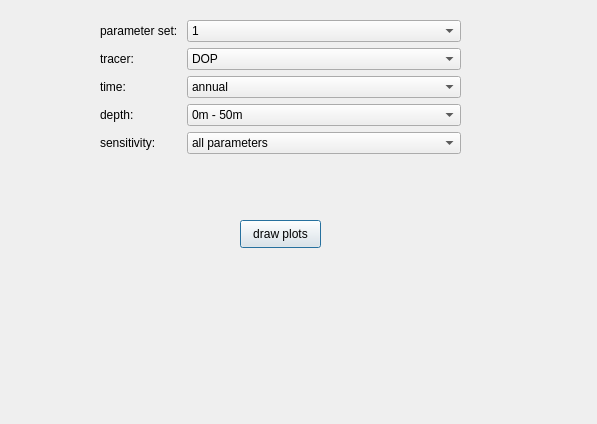
<?xml version="1.0" encoding="UTF-8"?>
<ui version="4.0">
 <class>Dialog</class>
 <widget class="QDialog" name="Dialog">
  <property name="geometry">
   <rect>
    <x>0</x>
    <y>0</y>
    <width>597</width>
    <height>424</height>
   </rect>
  </property>
  <property name="windowTitle">
   <string>Dialog</string>
  </property>
  <widget class="QPushButton" name="pushButton">
   <property name="geometry">
    <rect>
     <x>240</x>
     <y>220</y>
     <width>81</width>
     <height>28</height>
    </rect>
   </property>
   <property name="text">
    <string>draw plots</string>
   </property>
  </widget>
  <widget class="QWidget" name="formLayoutWidget">
   <property name="geometry">
    <rect>
     <x>100</x>
     <y>20</y>
     <width>361</width>
     <height>193</height>
    </rect>
   </property>
   <layout class="QFormLayout" name="formLayout">
    <property name="fieldGrowthPolicy">
     <enum>QFormLayout::AllNonFixedFieldsGrow</enum>
    </property>
    <item row="1" column="0">
     <widget class="QLabel" name="label">
      <property name="text">
       <string>parameter set: </string>
      </property>
     </widget>
    </item>
    <item row="1" column="1">
     <widget class="QComboBox" name="comboBox">
      <item>
       <property name="text">
        <string>1</string>
       </property>
      </item>
      <item>
       <property name="text">
        <string>2</string>
       </property>
      </item>
      <item>
       <property name="text">
        <string>3</string>
       </property>
      </item>
     </widget>
    </item>
    <item row="2" column="0">
     <widget class="QLabel" name="label_2">
      <property name="text">
       <string>tracer: </string>
      </property>
     </widget>
    </item>
    <item row="2" column="1">
     <widget class="QComboBox" name="comboBox_2">
      <item>
       <property name="text">
        <string>DOP</string>
       </property>
      </item>
      <item>
       <property name="text">
        <string>PO4</string>
       </property>
      </item>
     </widget>
    </item>
    <item row="3" column="0">
     <widget class="QLabel" name="label_3">
      <property name="text">
       <string>time: </string>
      </property>
     </widget>
    </item>
    <item row="3" column="1">
     <widget class="QComboBox" name="comboBox_3">
      <item>
       <property name="text">
        <string>annual</string>
       </property>
      </item>
      <item>
       <property name="text">
        <string>January</string>
       </property>
      </item>
      <item>
       <property name="text">
        <string>February</string>
       </property>
      </item>
      <item>
       <property name="text">
        <string>March</string>
       </property>
      </item>
      <item>
       <property name="text">
        <string>April</string>
       </property>
      </item>
      <item>
       <property name="text">
        <string>May</string>
       </property>
      </item>
      <item>
       <property name="text">
        <string>June</string>
       </property>
      </item>
      <item>
       <property name="text">
        <string>July</string>
       </property>
      </item>
      <item>
       <property name="text">
        <string>August</string>
       </property>
      </item>
      <item>
       <property name="text">
        <string>September</string>
       </property>
      </item>
      <item>
       <property name="text">
        <string>October</string>
       </property>
      </item>
      <item>
       <property name="text">
        <string>November</string>
       </property>
      </item>
      <item>
       <property name="text">
        <string>December</string>
       </property>
      </item>
     </widget>
    </item>
    <item row="4" column="0">
     <widget class="QLabel" name="label_4">
      <property name="text">
       <string>depth: </string>
      </property>
     </widget>
    </item>
    <item row="4" column="1">
     <widget class="QComboBox" name="comboBox_4">
      <item>
       <property name="text">
        <string>0m - 50m</string>
       </property>
      </item>
      <item>
       <property name="text">
        <string>50m - 120m</string>
       </property>
      </item>
      <item>
       <property name="text">
        <string>120m - 220m</string>
       </property>
      </item>
      <item>
       <property name="text">
        <string>220m - 360m</string>
       </property>
      </item>
      <item>
       <property name="text">
        <string>360m - 550m</string>
       </property>
      </item>
      <item>
       <property name="text">
        <string>550m - 790m</string>
       </property>
      </item>
      <item>
       <property name="text">
        <string>790m - 1080m</string>
       </property>
      </item>
      <item>
       <property name="text">
        <string>1080m - 1420m</string>
       </property>
      </item>
      <item>
       <property name="text">
        <string>1420m - 1810m</string>
       </property>
      </item>
      <item>
       <property name="text">
        <string>1810m - 2250m</string>
       </property>
      </item>
      <item>
       <property name="text">
        <string>2250m - 2740m</string>
       </property>
      </item>
      <item>
       <property name="text">
        <string>2740m - 3280m</string>
       </property>
      </item>
      <item>
       <property name="text">
        <string>3280m - 3870m</string>
       </property>
      </item>
      <item>
       <property name="text">
        <string>3870m - 4510m</string>
       </property>
      </item>
      <item>
       <property name="text">
        <string>4510m - 5200m</string>
       </property>
      </item>
     </widget>
    </item>
    <item row="5" column="0">
     <widget class="QLabel" name="label_5">
      <property name="text">
       <string>sensitivity: </string>
      </property>
     </widget>
    </item>
    <item row="5" column="1">
     <widget class="QComboBox" name="comboBox_5">
      <item>
       <property name="text">
        <string>all parameters</string>
       </property>
      </item>
      <item>
       <property name="text">
        <string>Lambda: remineralization rate DOP</string>
       </property>
      </item>
      <item>
       <property name="text">
        <string>Alpha: max production rate</string>
       </property>
      </item>
      <item>
       <property name="text">
        <string>Sigma: fraction of DOP</string>
       </property>
      </item>
      <item>
       <property name="text">
        <string>K_N: half saturation N</string>
       </property>
      </item>
      <item>
       <property name="text">
        <string>K_I: half saturation light</string>
       </property>
      </item>
      <item>
       <property name="text">
        <string>K_{H_2O}: attenuation water</string>
       </property>
      </item>
      <item>
       <property name="text">
        <string>b: sinking exponent</string>
       </property>
      </item>
     </widget>
    </item>
   </layout>
  </widget>
 </widget>
 <tabstops>
  <tabstop>pushButton</tabstop>
 </tabstops>
 <resources/>
 <connections>
  <connection>
   <sender>pushButton</sender>
   <signal>clicked()</signal>
   <receiver>Dialog</receiver>
   <slot>draw_plot()</slot>
   <hints>
    <hint type="sourcelabel">
     <x>240</x>
     <y>220</y>
    </hint>
    <hint type="destinationlabel">
     <x>156</x>
     <y>283</y>
    </hint>
   </hints>
  </connection>
  <connection>
   <sender>comboBox</sender>
   <signal>currentIndexChanged(int)</signal>
   <receiver>Dialog</receiver>
   <slot>set_parameter_set(int)</slot>
   <hints>
    <hint type="sourcelabel">
     <x>248</x>
     <y>36</y>
    </hint>
    <hint type="destinationlabel">
     <x>481</x>
     <y>27</y>
    </hint>
   </hints>
  </connection>
  <connection>
   <sender>comboBox_2</sender>
   <signal>currentIndexChanged(int)</signal>
   <receiver>Dialog</receiver>
   <slot>set_tracer_index(int)</slot>
   <hints>
    <hint type="sourcelabel">
     <x>426</x>
     <y>73</y>
    </hint>
    <hint type="destinationlabel">
     <x>485</x>
     <y>70</y>
    </hint>
   </hints>
  </connection>
  <connection>
   <sender>comboBox_3</sender>
   <signal>currentIndexChanged(int)</signal>
   <receiver>Dialog</receiver>
   <slot>set_time_index(int)</slot>
   <hints>
    <hint type="sourcelabel">
     <x>433</x>
     <y>106</y>
    </hint>
    <hint type="destinationlabel">
     <x>484</x>
     <y>106</y>
    </hint>
   </hints>
  </connection>
  <connection>
   <sender>comboBox_4</sender>
   <signal>currentIndexChanged(int)</signal>
   <receiver>Dialog</receiver>
   <slot>set_depth_index(int)</slot>
   <hints>
    <hint type="sourcelabel">
     <x>439</x>
     <y>140</y>
    </hint>
    <hint type="destinationlabel">
     <x>485</x>
     <y>141</y>
    </hint>
   </hints>
  </connection>
  <connection>
   <sender>comboBox_5</sender>
   <signal>currentIndexChanged(int)</signal>
   <receiver>Dialog</receiver>
   <slot>set_sensitivity_index(int)</slot>
   <hints>
    <hint type="sourcelabel">
     <x>440</x>
     <y>169</y>
    </hint>
    <hint type="destinationlabel">
     <x>487</x>
     <y>177</y>
    </hint>
   </hints>
  </connection>
 </connections>
 <slots>
  <slot>draw_plot()</slot>
  <slot>set_parameter_set(int)</slot>
  <slot>set_tracer_index(int)</slot>
  <slot>set_time_index(int)</slot>
  <slot>set_depth_index(int)</slot>
  <slot>set_sensitivity_index(int)</slot>
 </slots>
</ui>
